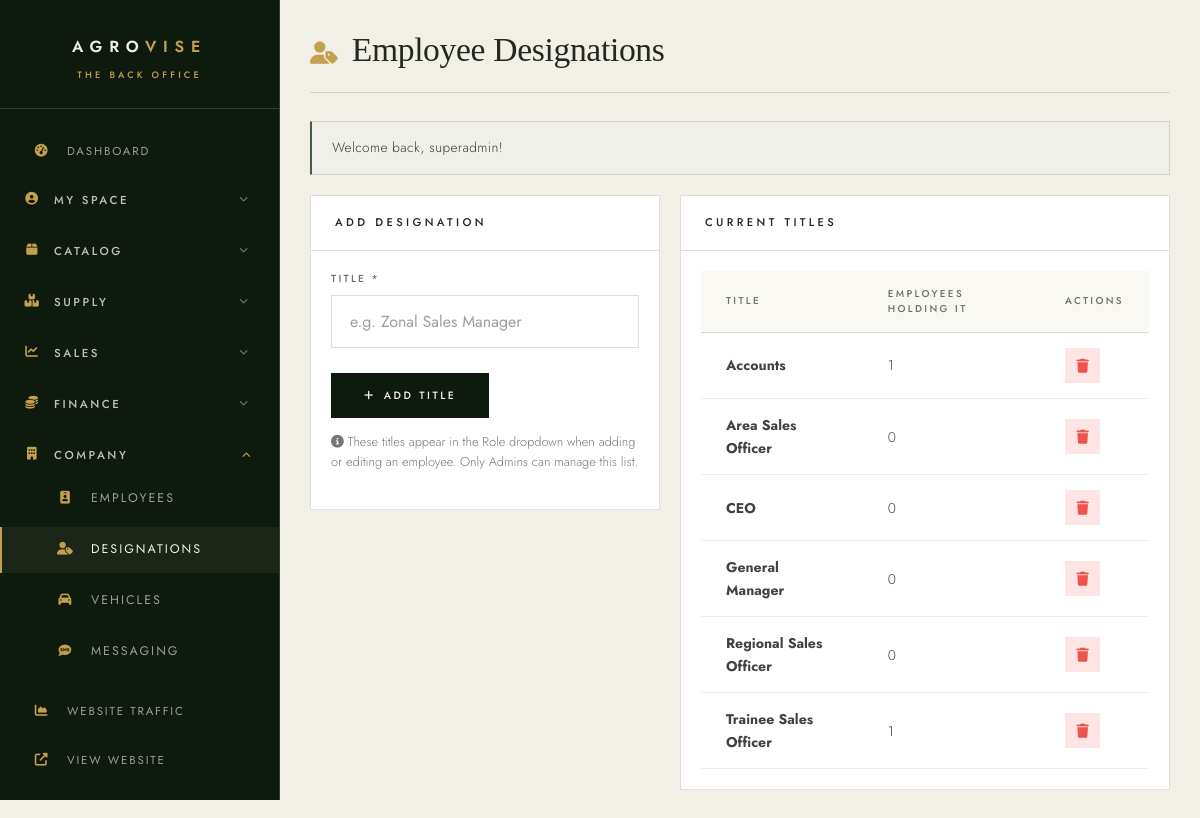
/admin/designations.php (signed in), run on the app's committed database.
### tables this page shows
CREATE TABLE `designations` (
  `id` int NOT NULL AUTO_INCREMENT,
  `title` varchar(100) NOT NULL,
  `created_at` timestamp NULL DEFAULT CURRENT_TIMESTAMP,
  PRIMARY KEY (`id`),
  UNIQUE KEY `title` (`title`)
);

### includes/functions.php (called while the page is built, shortened)
<?php
function getFlashMessage() {
    if (isset($_SESSION['flash'])) {
        $flash = $_SESSION['flash'];
        return $flash;
    }
    return null;
}
function sanitize($input) {
    return htmlspecialchars(trim($input ?? ''), ENT_QUOTES, 'UTF-8');
}
?>

### admin/designations.php (the view, shortened to what this page needs)
<?php
require_once '../includes/functions.php';
$conn = getDBConnection();
$designations = $conn->query("
    SELECT d.*, (SELECT COUNT(*) FROM employees e WHERE e.role = d.title) as in_use
    FROM designations d ORDER BY d.title
")->fetchAll();
$flash = getFlashMessage();
?>
<!DOCTYPE html>
<html lang="en">
<head>
    <link rel="stylesheet" href="https://cdnjs.cloudflare.com/ajax/libs/font-awesome/6.4.0/css/all.min.css">
    <link rel="stylesheet" href="../assets/css/style.css?v=ed3">
</head>
<body class="admin-body">
    <div class="admin-wrapper">
        <?php require __DIR__ . '/../includes/admin-sidebar.php'; ?>
        <main class="admin-main">
            <div class="admin-header"><h1><i class="fas fa-user-tag"></i> Employee Designations</h1></div>
            <?php if ($flash): ?>
            <div class="alert alert-<?php echo $flash['type']; ?>"><?php echo $flash['message']; ?></div>
            <?php endif; ?>
            <div style="display:grid; grid-template-columns: 1fr 1.4fr; gap:20px; align-items:start;">
                <div class="data-card">
                    <div class="data-card-header"><h2>Add Designation</h2></div>
                    <div style="padding:20px;">
                        <form method="POST">
                            <div class="form-group">
                                <label class="form-label">Title *</label>
                                <input type="text" name="title" class="form-input" required maxlength="100" placeholder="e.g. Zonal Sales Manager">
                            </div>
                            <button type="submit" class="btn btn-primary"><i class="fas fa-plus"></i> Add Title</button>
                        </form>
                        <p style="font-size:0.8rem; color:#777; margin-top:14px;"><i class="fas fa-info-circle"></i> These titles appear in the Role dropdown when adding or editing an employee. Only Admins can manage this list.</p>
                    </div>
                </div>
                <div class="data-card">
                    <div class="data-card-header"><h2>Current Titles</h2></div>
                    <div style="padding:20px;">
                        <table class="data-table">
                            <thead><tr><th>Title</th><th>Employees Holding It</th><th>Actions</th></tr></thead>
                            <tbody>
                                <?php foreach ($designations as $d): ?>
                                <tr>
                                    <td><strong><?php echo sanitize($d['title']); ?></strong></td>
                                    <td><?php echo intval($d['in_use']); ?></td>
                                    <td>
                                        <a href="?delete=<?php echo $d['id']; ?>" class="btn-icon delete" title="Remove"
                                           onclick="return confirm('Remove this title from the dropdown?<?php echo $d['in_use'] > 0 ? ' ' . intval($d['in_use']) . ' employee(s) currently hold it — they keep the title text.' : ''; ?>');">
                                            <i class="fas fa-trash"></i>
                                        </a>
                                    </td>
                                </tr>
                                <?php endforeach; ?>
                            </tbody>
                        </table>
                    </div>
                </div>
            </div>
        </main>
    </div>
</body>
</html>

### data on the page
designations: title "Accounts", in_use "1"
designations: title "Area Sales Officer", in_use "0"
designations: title "CEO", in_use "0"
designations: title "General Manager", in_use "0"
designations: title "Regional Sales Officer", in_use "0"
designations: title "Trainee Sales Officer", in_use "1"

### other printed values
$flash['message'] "Welcome back, superadmin!"
